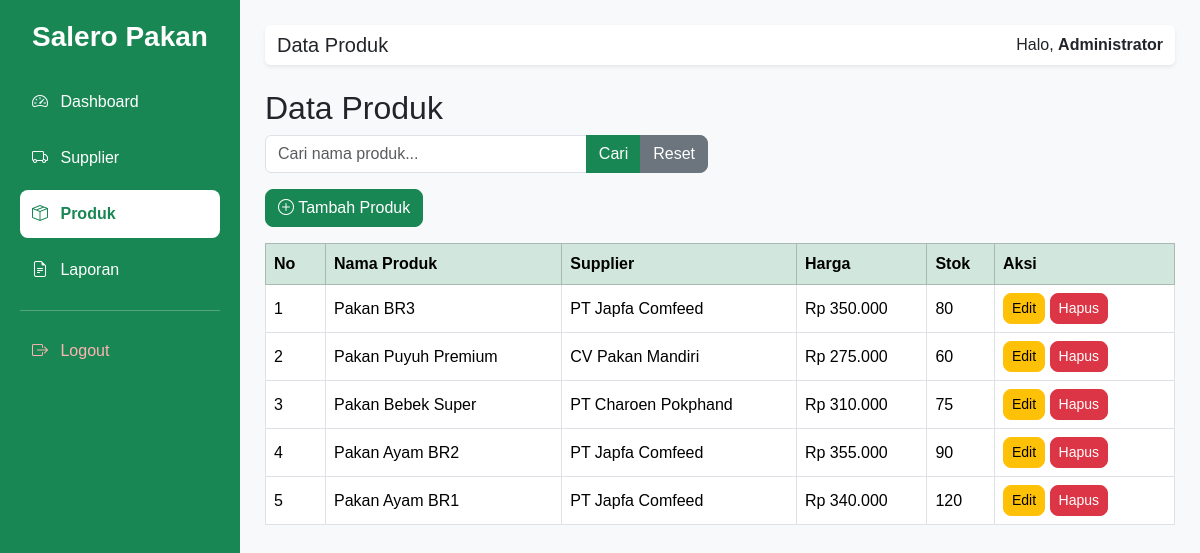
/admin/produk/index.php (signed in), run on the app's committed database.
### tables this page shows
CREATE TABLE `produk` (
  `id_produk` int NOT NULL,
  `nama_produk` varchar(100) NOT NULL,
  `id_supplier` int NOT NULL,
  `harga` decimal(12,2) NOT NULL,
  `stok` int NOT NULL
);

CREATE TABLE `supplier` (
  `id_supplier` int NOT NULL,
  `nama_supplier` varchar(100) NOT NULL,
  `alamat` text NOT NULL,
  `telepon` varchar(20) NOT NULL
);

### admin/produk/index.php (the view, shortened to what this page needs)
<?php
$menu = "produk";
$judul = "Data Produk";
include "../layout/header.php";
include "../layout/sidebar.php";
$cari = "";
$query = mysqli_query($conn,"
SELECT produk.*, supplier.nama_supplier
FROM produk
JOIN supplier
ON produk.id_supplier = supplier.id_supplier
WHERE produk.nama_produk LIKE '%$cari%'
ORDER BY produk.id_produk DESC
");
?>
<h2>Data Produk</h2>
<div class="row mb-3">
    <div class="col-md-6">
            <form method="GET">
            <div class="input-group">
            <input
            type="text"
            name="cari"
            class="form-control"
            placeholder="Cari nama produk..."
            value="<?= $cari ?>">
            <button class="btn btn-success">
            Cari
            </button>
            <a href="index.php" class="btn btn-secondary">
            Reset
            </a>
            </div>
            </form>
    </div>
</div>
<a href="tambah.php" class="btn btn-success mb-3">
    <i class="bi bi-plus-circle"></i> Tambah Produk
</a>
<table class="table table-bordered table-hover">
    <thead class="table-success">
        <tr>
            <th width="60">No</th>
            <th>Nama Produk</th>
            <th>Supplier</th>
            <th>Harga</th>
            <th>Stok</th>
            <th width="180">Aksi</th>
        </tr>
    </thead>
    <tbody>
    <?php
    $no = 1;
    while($row = mysqli_fetch_assoc($query)){
    ?>
    <tr>
        <td><?= $no++; ?></td>
        <td><?= $row['nama_produk']; ?></td>
        <td><?= $row['nama_supplier']; ?></td>
        <td>Rp <?= number_format($row['harga'],0,',','.'); ?></td>
        <td><?= $row['stok']; ?></td>
        <td>
            <a href="edit.php?id=<?= $row['id_produk']; ?>" class="btn btn-warning btn-sm">
                Edit
            </a>
            <a href="hapus.php?id=<?= $row['id_produk']; ?>"
            class="btn btn-danger btn-sm"
            onclick="return confirm('Yakin ingin menghapus produk?')">
                Hapus
            </a>
        </td>
    </tr>
    <?php
    }
    ?>
    </tbody>
</table>
<?php
include "../layout/footer.php";
?>

### admin/layout/header.php (shortened to what this page needs)
<!DOCTYPE html>
<html lang="id">
<head>
<link href="https://cdn.jsdelivr.net/npm/bootstrap@5.3.3/dist/css/bootstrap.min.css" rel="stylesheet">
<link href="https://cdn.jsdelivr.net/npm/bootstrap-icons@1.11.3/font/bootstrap-icons.min.css" rel="stylesheet">
<link rel="stylesheet" href="<?= BASE_URL ?>assets/style.css">
</head>
<body class="bg-light">

### admin/layout/sidebar.php
<div class="wrapper">
<aside class="sidebar">
<h3 class="text-center mb-4">
    Salero Pakan
</h3>
    <a class="<?= ($menu=="dashboard") ? "active" : ""; ?>"
    href="<?= BASE_URL ?>admin/dashboard.php">
    <i class="bi bi-speedometer2"></i>
    Dashboard
</a>
<a class="<?= ($menu=="supplier") ? "active" : ""; ?>"
    href="<?= BASE_URL ?>admin/supplier/index.php">
    <i class="bi bi-truck"></i>
    Supplier
</a>
<a class="<?= ($menu=="produk") ? "active" : ""; ?>"
    href="<?= BASE_URL ?>admin/produk/index.php">
    <i class="bi bi-box-seam"></i>
    Produk
</a>
<a class="<?= ($menu=="laporan") ? "active" : ""; ?>"
href="<?= BASE_URL ?>admin/laporan/index.php">
<i class="bi bi-file-earmark-text"></i>
Laporan
</a>
<hr>
<a class="logout"
href="<?= BASE_URL ?>logout.php">
<i class="bi bi-box-arrow-right"></i>
Logout
</a>
</aside>
<main class="content">
<nav class="navbar navbar-expand-lg bg-white rounded shadow-sm mb-4">
<div class="container-fluid">
<h5 class="mb-0">
    <?= $judul; ?>
</h5>
<span>
Halo,
<strong><?= $_SESSION['nama']; ?></strong>
</span>
</div>
</nav>

### admin/layout/footer.php
    </main>
</div>
</body>
</html>

### assets/style.css (style rules this page uses)
body { font-family: Arial, Helvetica, sans-serif; }
.wrapper { display:flex; }
.sidebar { width:240px; min-height:100vh; background:#198754; color:white; padding:20px; }
.sidebar h3 { font-weight:bold; }
.sidebar a { display:block; color:white; text-decoration:none; padding:12px; border-radius:8px; margin-bottom:8px; transition:0.3s; }
.content { flex:1; padding:25px; }
.sidebar a.active { background: rgba(255,255,255,.25); font-weight: bold; }
.sidebar a i { margin-right:8px; }
.table { background:white; }
.table th { vertical-align:middle; }
.table td { vertical-align:middle; }
.btn { border-radius:8px; }
.sidebar a.active { background:white; color:#198754; font-weight:bold; }
.sidebar a.logout { color:#ffb3b3; }

### data on the page
produk: nama_produk "Pakan BR3", id_supplier.nama_supplier "PT Japfa Comfeed", harga "350.000", stok "80"
produk: nama_produk "Pakan Puyuh Premium", id_supplier.nama_supplier "CV Pakan Mandiri", harga "275.000", stok "60"
produk: nama_produk "Pakan Bebek Super", id_supplier.nama_supplier "PT Charoen Pokphand", harga "310.000", stok "75"
produk: nama_produk "Pakan Ayam BR2", id_supplier.nama_supplier "PT Japfa Comfeed", harga "355.000", stok "90"
produk: nama_produk "Pakan Ayam BR1", id_supplier.nama_supplier "PT Japfa Comfeed", harga "340.000", stok "120"

### other printed values
$judul "Data Produk"
$_SESSION['nama'] "Administrator"
